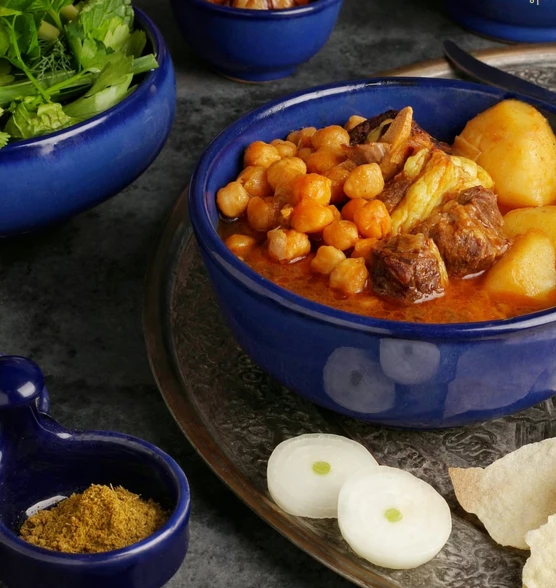
#> input picture promo/reel/photos/abgoosht.jpg, 1112 x 1176 px (shown at 1/2 size); its folder holds only this picture in this run
$ python prepare.py
#> lines starting #> are read from the running program, lines starting #| are printed output that depends on the picture
"""Turn the photos in promo/reel/photos/ into the reel's shot list (build/manifest.js + build/img/*.jpg).

- Put Sevda's photos (jpg/png/webp, any size) in promo/reel/photos/.
- Optional photos/shots.json picks which photo goes where and what word it carries (see README.md).
- With no photos at all, abstract placeholder plates (the same generator the site's sample content uses) fill every
  slot and the reel shows a "placeholder" tag, so a draft is never mistaken for the real thing.

The "before" frame of the hook is made here from the hook photo itself: washed-out, flat, tinted, tilted and noisy,
like a quick phone snap of the same dish.
"""

from __future__ import annotations

import importlib.util
import io
import json
import sys
from pathlib import Path

from PIL import Image, ImageEnhance, ImageFilter, ImageOps

ROOT = Path(__file__).resolve().parent.parent
PHOTOS = ROOT / "photos"
BUILD = ROOT / "build"
IMG = BUILD / "img"
REPO = ROOT.parent.parent

LONG_SIDE = 2000  # enough for a 1080x1920 frame with a punch-in zoom

# Words the montage cuts carry when shots.json does not say otherwise. Sensory, so they fit any photo.
WORDS = [
    ("نور", "LIGHT"),
    ("رنگ", "COLOUR"),
    ("بافت", "TEXTURE"),
    ("عطر", "AROMA"),
    ("طعم", "TASTE"),
    ("جزئیات", "DETAIL"),
    ("اصالت", "HERITAGE"),
    ("اشتها", "APPETITE"),
    ("لذت", "PLEASURE"),
    ("حس", "FEELING"),
]

# How many distinct photos each part of the reel wants (photos are reused when there are fewer).
SLOTS = {"hook": 1, "montage": 10, "break": 1, "drop": 4, "grid": 12, "site": 6, "cta": 1}


def placeholder_images(count: int) -> list[Image.Image]:
    spec = importlib.util.spec_from_file_location("sample_images", REPO / "backend/apps/samplecontent/images.py")
    mod = importlib.util.module_from_spec(spec)  # type: ignore[arg-type]
    spec.loader.exec_module(mod)  # type: ignore[union-attr]
    out = []
    for i in range(count):
        w, h = (1350, 2000) if i % 3 else (2000, 1500)
        out.append(Image.open(io.BytesIO(mod.make_image(1000 + i * 7, w, h))).convert("RGB"))
    return out


def load(path: Path) -> Image.Image:
    img = ImageOps.exif_transpose(Image.open(path)).convert("RGB")
    img.thumbnail((LONG_SIDE, LONG_SIDE), Image.Resampling.LANCZOS)
    return img


def background(img: Image.Image) -> Image.Image:
    """The frame behind a photo "print": the same photo, cover-cropped to 9:16, heavily blurred and darkened."""
    small = ImageOps.fit(img, (270, 480), Image.Resampling.LANCZOS)
    small = small.filter(ImageFilter.GaussianBlur(14))
    small = ImageEnhance.Brightness(small).enhance(0.55)
    small = ImageEnhance.Color(small).enhance(1.15)
    return small.resize((1080, 1920), Image.Resampling.BICUBIC)


def make_before(img: Image.Image) -> Image.Image:
    """A dull phone-snap version of the same dish: what the client has now."""
    w, h = img.size
    out = img.rotate(-4, resample=Image.Resampling.BICUBIC, expand=False, fillcolor=(120, 115, 105))
    out = out.crop((int(w * 0.04), int(h * 0.04), int(w * 0.96), int(h * 0.96))).resize((w, h))
    out = ImageEnhance.Color(out).enhance(0.45)
    out = ImageEnhance.Contrast(out).enhance(0.6)
    out = ImageEnhance.Brightness(out).enhance(1.12)
    # greenish-yellow fluorescent cast and lifted blacks
    r, g, b = out.split()
    r = r.point(lambda v: int(v * 0.93 + 18))
    g = g.point(lambda v: int(v * 0.97 + 22))
    b = b.point(lambda v: int(v * 0.78 + 10))
    out = Image.merge("RGB", (r, g, b))
    out = out.filter(ImageFilter.GaussianBlur(max(1, w // 700)))
    noise = Image.effect_noise((w, h), 40).convert("RGB")
    return Image.blend(out, noise, 0.07)


def main() -> None:
    IMG.mkdir(parents=True, exist_ok=True)
    for old in IMG.glob("*.jpg"):
        old.unlink()

    files = sorted(p for p in PHOTOS.glob("*") if p.suffix.lower() in {".jpg", ".jpeg", ".png", ".webp"} and not p.name.startswith("_"))
    placeholder = not files
    shots_cfg = {}
    if (PHOTOS / "shots.json").exists():
        shots_cfg = json.loads((PHOTOS / "shots.json").read_text(encoding="utf-8"))

    if placeholder:
        images = {f"placeholder-{i:02d}": im for i, im in enumerate(placeholder_images(16))}
    else:
        images = {p.stem: load(p) for p in files}
#> in load, img is the input picture: PIL image 1112x1176 RGB; mean R, G, B 81.5, 67.9, 56.4
#> images = 1 item
    names = list(images)
#> names = ['abgoosht']

    saved: dict[str, dict] = {}
    for name, im in images.items():
        dest = IMG / f"{name}.jpg"
        im.save(dest, "JPEG", quality=92)
        background(im).save(IMG / f"{name}-bg.jpg", "JPEG", quality=85)
        saved[name] = {"src": f"img/{name}.jpg", "bg": f"img/{name}-bg.jpg", "w": im.width, "h": im.height}
#> this loop made 1 pass
#> pass 1, in background, `small = ImageEnhance.Brightness(small).enhance(0.55)`:
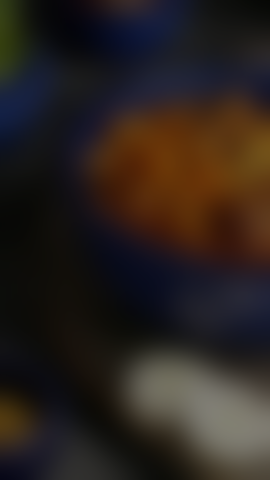
#> small: PIL image 270x480 RGB; mean R, G, B 42.6, 34.4, 30.4
#> after the loop, saved = 1 item

    def pick(slot: str, n: int, offset: int) -> list[str]:
        chosen = shots_cfg.get(slot)
        if chosen:
            chosen = [c if isinstance(c, str) else c["photo"] for c in chosen]
            missing = [c for c in chosen if Path(c).stem not in saved]
            if missing:
                sys.exit(f"shots.json '{slot}' names photos that are not in photos/: {missing}")
            return [Path(c).stem for c in chosen]
        return [names[(offset + i) % len(names)] for i in range(n)]

    if placeholder:
        shots_cfg = {}

    hook = pick("hook", 1, 0)[0]
#> hook = 'abgoosht'
    before = make_before(images[hook])
#> in make_before, `g = g.point(lambda v: int(v * 0.97 + 22))`:
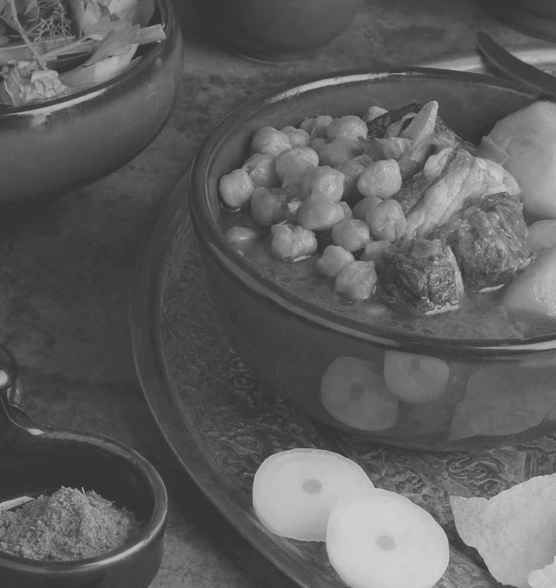
#> g: PIL image 1112x1176 L (shown at 1/2 size); min 51, max 210, mean 94.7
#> in make_before, `b = b.point(lambda v: int(v * 0.78 + 10))`:
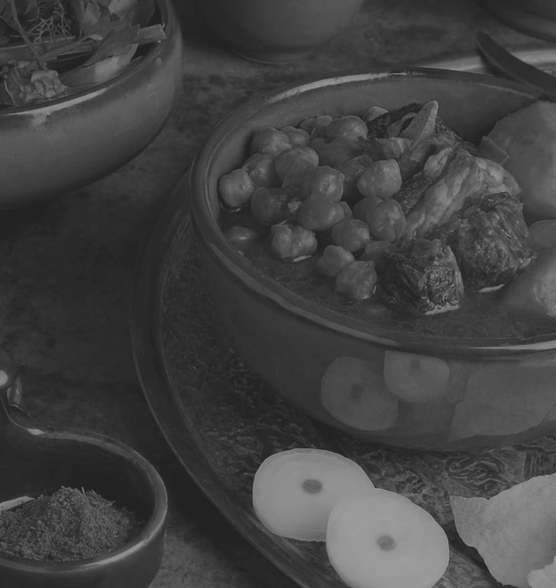
#> b: PIL image 1112x1176 L (shown at 1/2 size); min 33, max 157, mean 65.9
#> in make_before, `out = Image.merge("RGB", (r, g, b))`:
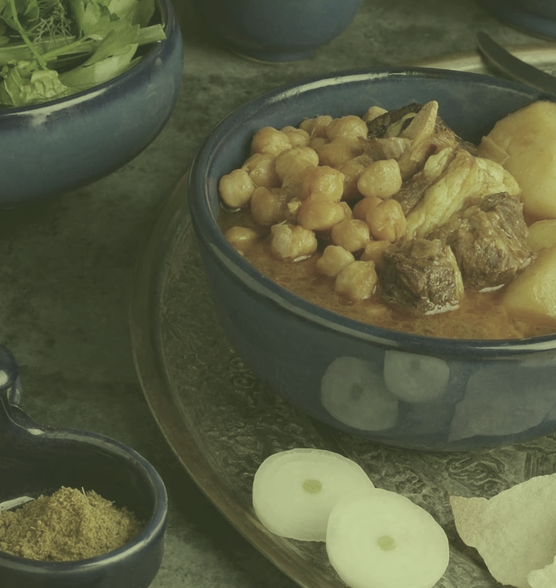
#> out: PIL image 1112x1176 RGB (shown at 1/2 size); mean R, G, B 91.9, 94.7, 65.9
#> in make_before, `noise = Image.effect_noise((w, h), 40).convert("RGB")`:
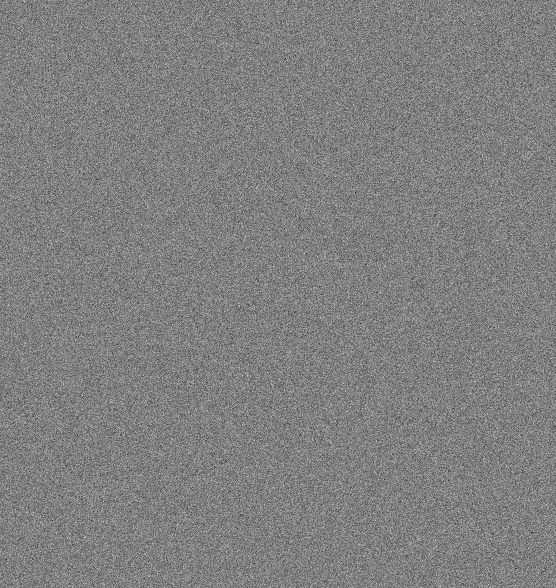
#> noise: PIL image 1112x1176 RGB (shown at 1/2 size); min 0, max 255, mean 127.5
    before.save(IMG / "before.jpg", "JPEG", quality=88)
    background(before).save(IMG / "before-bg.jpg", "JPEG", quality=85)
#> in background (call 2), `small = small.filter(ImageFilter.GaussianBlur(14))`:
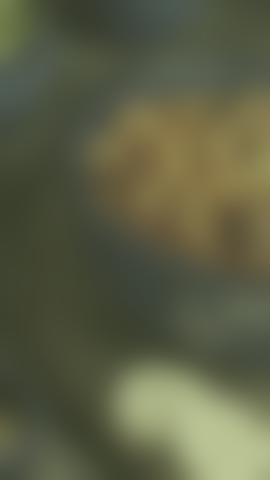
#> small: PIL image 270x480 RGB; mean R, G, B 92.5, 94.9, 69.3
#> in background (call 2), `small = ImageEnhance.Brightness(small).enhance(0.55)`:
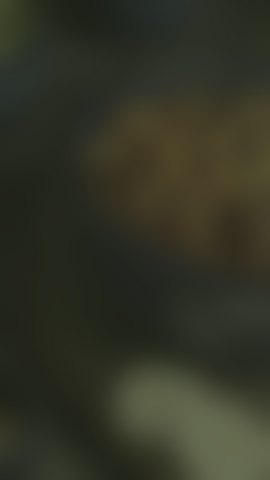
#> small: PIL image 270x480 RGB; mean R, G, B 50.4, 51.7, 37.6
    saved["before"] = {"src": "img/before.jpg", "bg": "img/before-bg.jpg", "w": before.width, "h": before.height}

    words = shots_cfg.get("words") or WORDS
    montage = pick("montage", SLOTS["montage"], 1)
#> montage = ['abgoosht', 'abgoosht', 'abgoosht', 'abgoosht', 'abgoosht', 'abgoosht', 'abgoosht', 'abgoosht', 'abgoosht', 'abgoosht']
    manifest = {
        "placeholder": placeholder,
        "photos": saved,
        "hook": hook,
        "montage": [{"photo": p, "fa": words[i % len(words)][0], "en": words[i % len(words)][1]} for i, p in enumerate(montage)],
        "break": pick("break", 1, 11)[0],
        "drop": pick("drop", SLOTS["drop"], 12),
        "grid": pick("grid", SLOTS["grid"], 0),
        "site": pick("site", SLOTS["site"], 3),
        "cta": pick("cta", 1, 0)[0],
        "services": shots_cfg.get("services"),
        "contact": {
            "site": "3evda.com",
            "instagram": "@3evda.r",
            **shots_cfg.get("contact", {}),
        },
    }
    (BUILD / "manifest.js").write_text("window.MANIFEST = " + json.dumps(manifest, ensure_ascii=False, indent=1) + ";\n", encoding="utf-8")
    kind = "placeholder" if placeholder else "real"
    print(f"{len(images)} {kind} photos -> build/manifest.js")
#| 1 real photos -> build/manifest.js


if __name__ == "__main__":
    main()

$ run again, on promo/reel/photos/challah.jpg
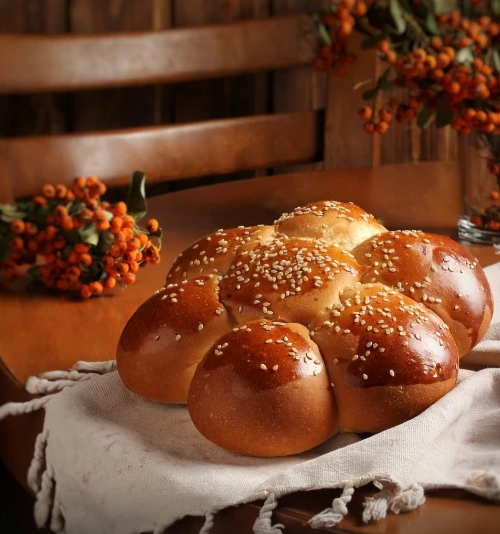
#> input picture promo/reel/photos/challah.jpg, 1000 x 1068 px (shown at 1/2 size)
#> in load, img is the input picture: PIL image 1000x1068 RGB; mean R, G, B 119.4, 72.9, 47.7
#> images = 1 item
#> names = ['challah']
#> the loop in main, `for name, im in images.items():` made 1 pass
#> pass 1, in background, `small = ImageEnhance.Brightness(small).enhance(0.55)`:
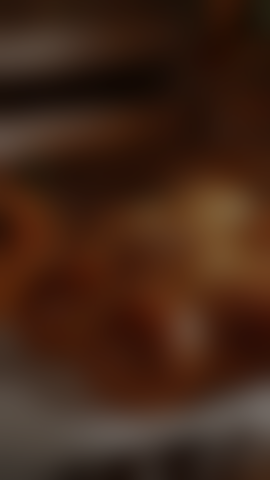
#> small: PIL image 270x480 RGB; mean R, G, B 65, 37.9, 23.2
#> after the loop in main, `for name, im in images.items():`: saved = 1 item
#> hook = 'challah'
#> in background (call 2), `small = ImageEnhance.Brightness(small).enhance(0.55)`:
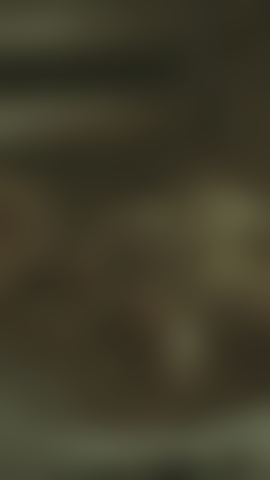
#> small: PIL image 270x480 RGB; mean R, G, B 63.1, 59.6, 41.4
#> montage = ['challah', 'challah', 'challah', 'challah', 'challah', 'challah', 'challah', 'challah', 'challah', 'challah']
#| 1 real photos -> build/manifest.js

$ run again, on promo/reel/photos/corn.jpg
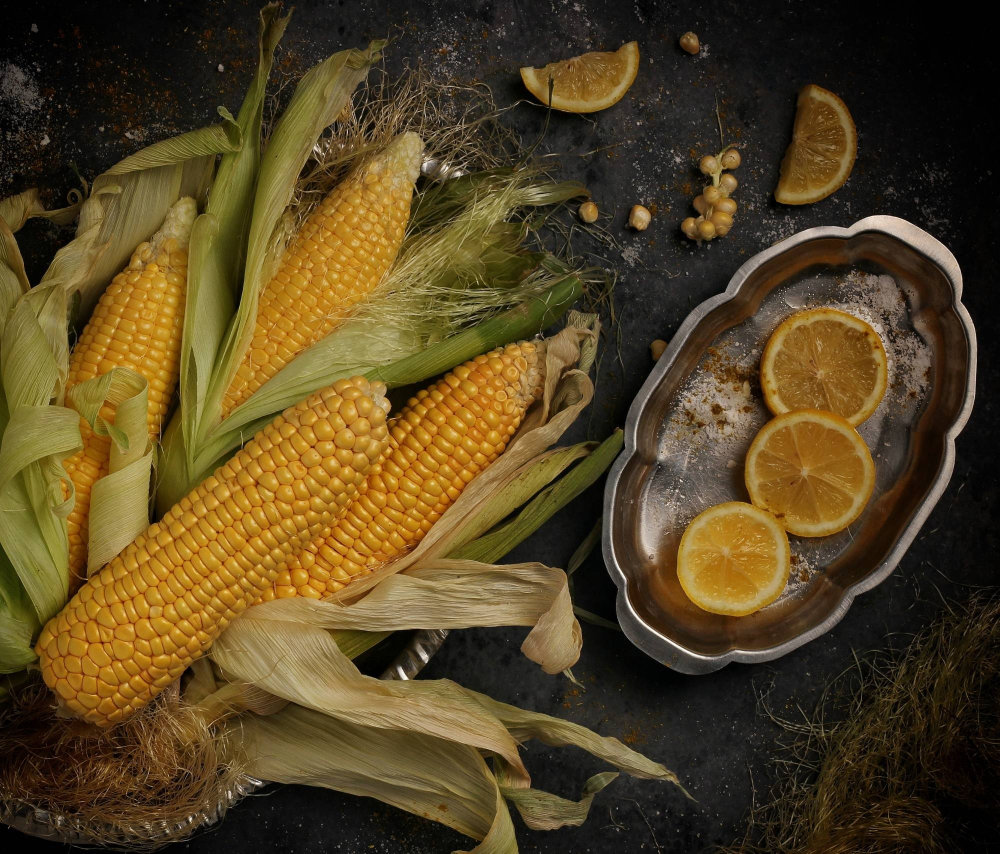
#> input picture promo/reel/photos/corn.jpg, 2000 x 1707 px (shown at 1/2 size)
#> in load, img is the input picture: PIL image 2000x1707 RGB; mean R, G, B 84.2, 66.9, 33
#> images = 1 item
#> names = ['corn']
#> the loop in main, `for name, im in images.items():` made 1 pass
#> pass 1, in background, `small = ImageEnhance.Brightness(small).enhance(0.55)`:
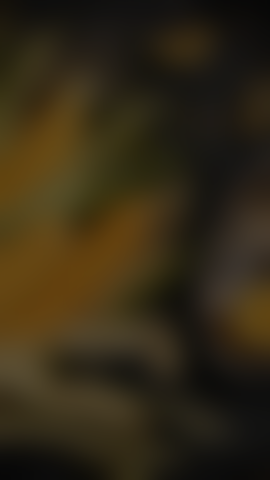
#> small: PIL image 270x480 RGB; mean R, G, B 51, 41.2, 21.8
#> after the loop in main, `for name, im in images.items():`: saved = 1 item
#> hook = 'corn'
#> in make_before, `out = Image.merge("RGB", (r, g, b))`:
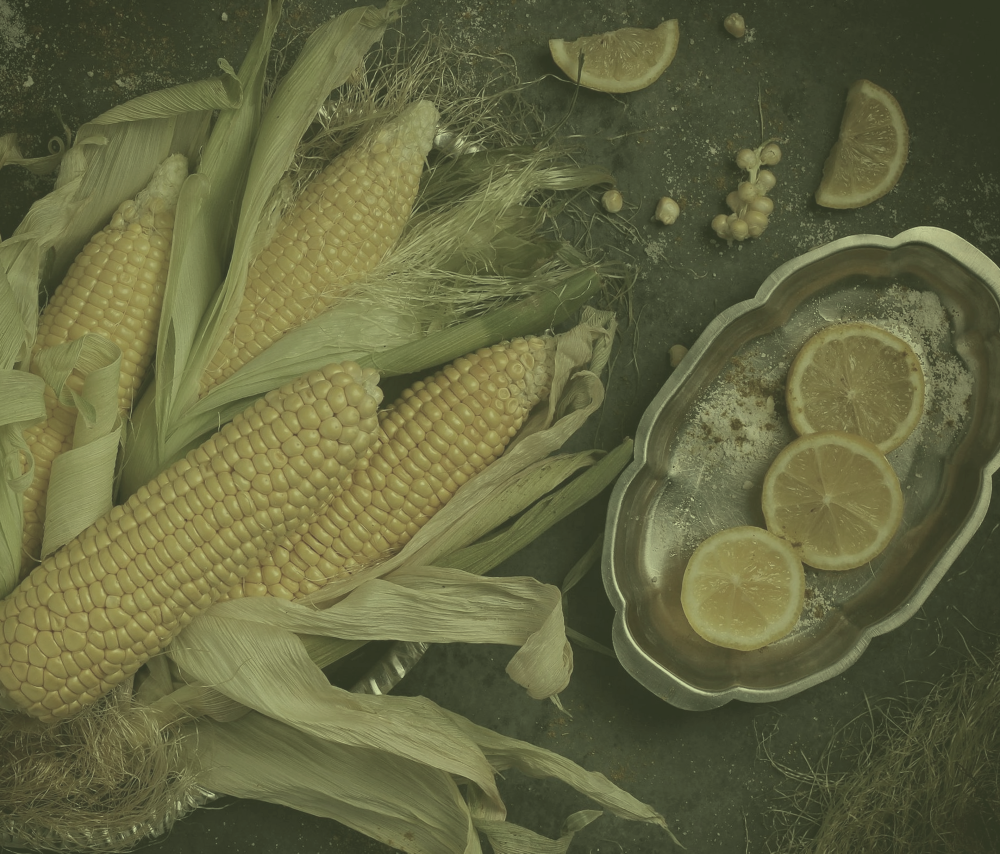
#> out: PIL image 2000x1707 RGB (shown at 1/2 size); mean R, G, B 98.9, 100.7, 64.4
#> montage = ['corn', 'corn', 'corn', 'corn', 'corn', 'corn', 'corn', 'corn', 'corn', 'corn']
#| 1 real photos -> build/manifest.js

$ run again, on promo/reel/photos/ash.jpg
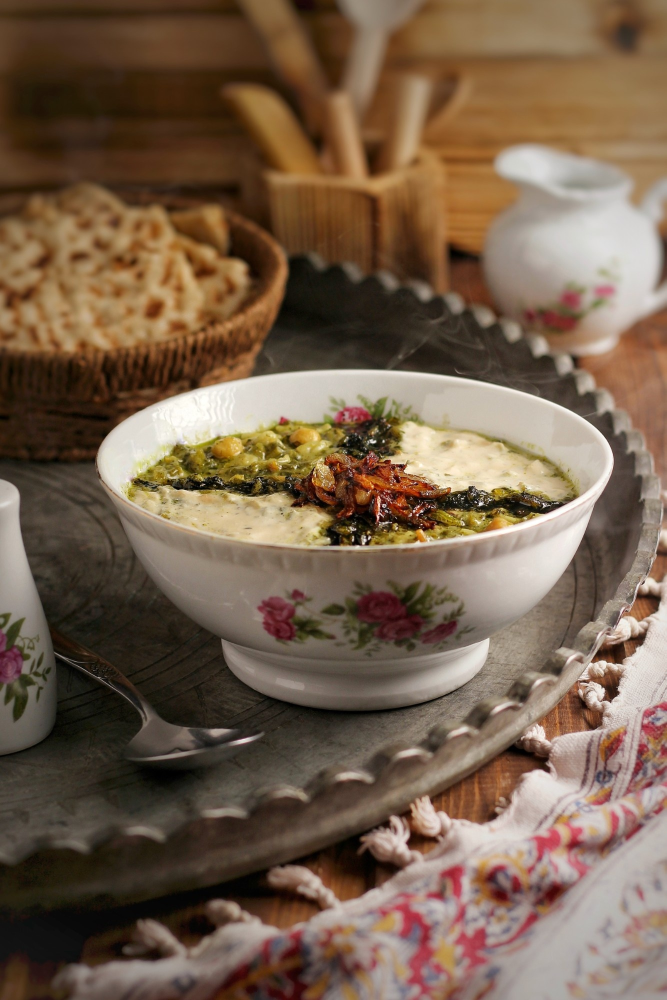
#> input picture promo/reel/photos/ash.jpg, 1333 x 2000 px (shown at 1/2 size)
#> in load, img is the input picture: PIL image 1333x2000 RGB; mean R, G, B 118.1, 96.2, 76.3
#> images = 1 item
#> names = ['ash']
#> the loop in main, `for name, im in images.items():` made 1 pass
#> after the loop in main, `for name, im in images.items():`: saved = 1 item
#> hook = 'ash'
#> in background (call 2), `small = ImageEnhance.Brightness(small).enhance(0.55)`:
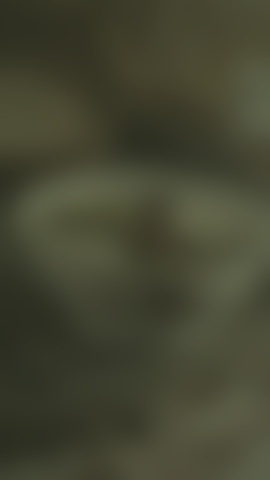
#> small: PIL image 270x480 RGB; mean R, G, B 68.4, 69.5, 50.1
#> montage = ['ash', 'ash', 'ash', 'ash', 'ash', 'ash', 'ash', 'ash', 'ash', 'ash']
#| 1 real photos -> build/manifest.js
